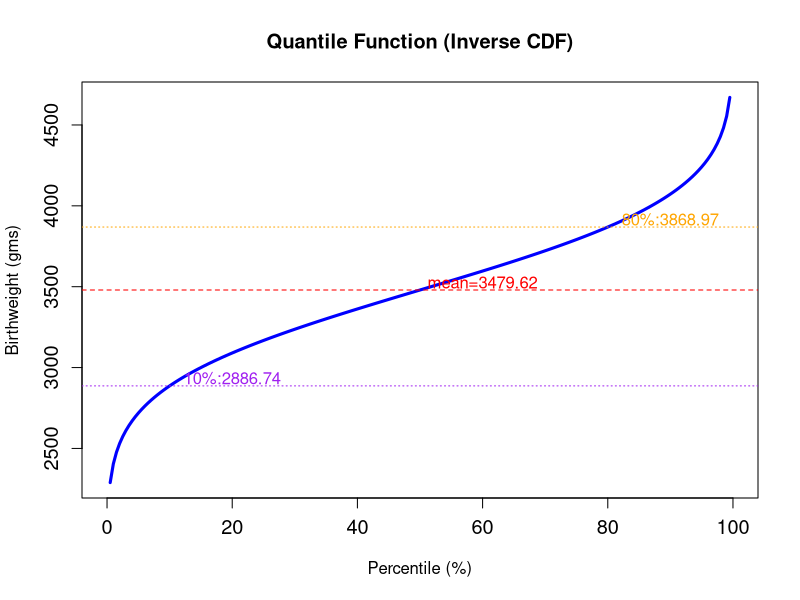
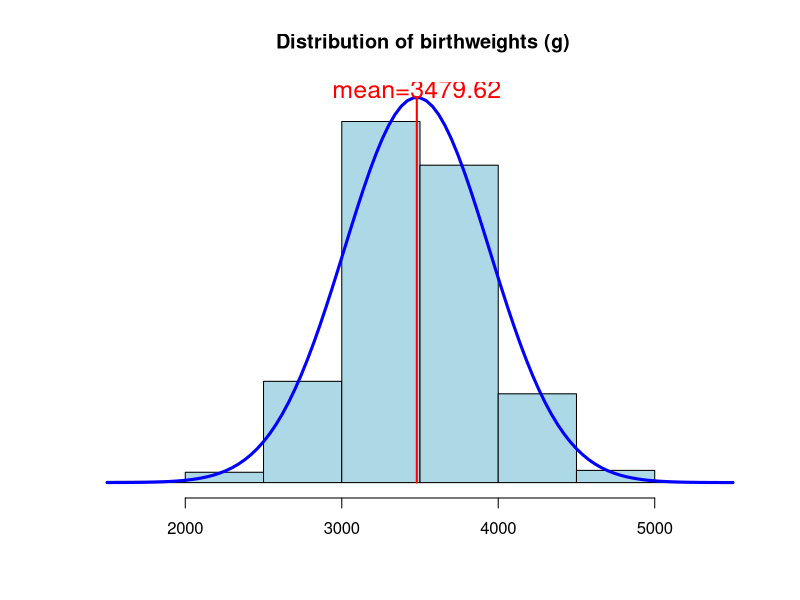
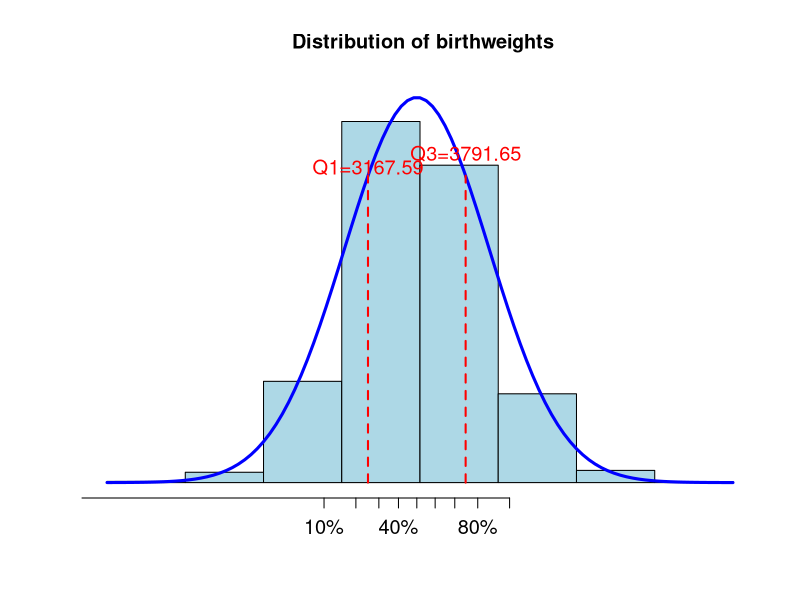
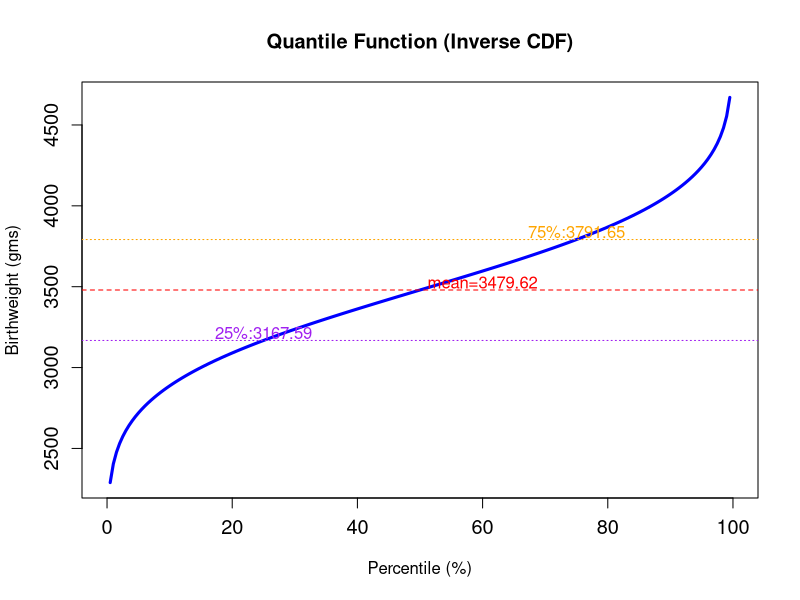

R code for these plots, in order:
# For slides p52 p60 p66: density and percentile plots of birthweight - Birthweight example
# Output: babyweight_hist.png, babyweight_IQR.png, babyweight_percentiles.png, babyweight_percentiles_Q.png

# Example adapted from David Spiegelhalter's "The Art of Statistics"
# The data are for 1,096,277 full-term births to non-hispanic white women in the United States for 2013, and are taken from Table 23 of [http://www.cdc.gov/nchs/data/nvsr/nvsr64/nvsr64_01.pdf](http://www.cdc.gov/nchs/data/nvsr/nvsr64/nvsr64_01.pdf),



# 设置工作目录，确保后续文件路径正确
setwd("D:/GitHub/DataAnalysisIntro(Public)/")


# 1. 数据准备：分组区间、中点、每组人数、总人数、直方图面积
weights = c(1500, 2000, 2500, 3000, 3500, 4000, 4500, 5000)  # 分组下界
mids = weights + 250  # 每组中点
n = c(5+48+308+1130, 12679, 124209, 442891, 389275, 108886, 14936, 1345)  # 各组人数
N = sum(n)  # 总人数
area = N * 500  # 直方图总面积（人数*组宽）



# 2. 低出生体重儿数量及比例（<2500g）
lbw = sum(n[1:2])
lbw.percent = 100 * lbw / N  # 约1.3%

birth.mean=sum(n*mids/N)
birth.sd=sqrt( sum(n*(mids-birth.mean)^2)/N)

# 3. 计算总体均值和标准差（可用Sheppard修正，这里未用）
birth.mean = sum(n * mids / N)
birth.sd = sqrt(sum(n * (mids - birth.mean)^2) / N)


# 4. 用正态分布近似估算低体重儿比例
lbw.est = 100 * pnorm(2500, birth.mean, birth.sd)  # 约1.7%，与实际接近

xw = 2910  
pnorm(xw, birth.mean,birth.sd)

# 5. 计算25%和75%分位点，以及某一体重的累积概率
qnorm(0.25, birth.mean, birth.sd)
qnorm(0.75, birth.mean, birth.sd)
xw = 2910
pnorm(xw, birth.mean, birth.sd)


### 6. 计算四分位距（IQR）
q1 <- qnorm(0.25, birth.mean, birth.sd)
q3 <- qnorm(0.75, birth.mean, birth.sd)
IQR <- q3 - q1


# 7. 绘图参数设置
par(mfrow=c(2,2))
xrange <- c(1500, 5500)  # x轴范围
yrange <- range(c(n, area * dnorm(birth.mean, birth.mean, birth.sd), 0))  # y轴范围
scale = 3
par(mar = c(5, 0, 1, 0) + 0.1)

### modified

# 8. 绘制分位数函数（逆累积分布函数），展示不同概率下的出生体重
png("Output/Lec2/babyweight_percentiles.png", width=500, height=500)

# 百分数分位数函数图
p_seq <- seq(0, 1, length.out=200)
x_seq <- qnorm(p_seq, birth.mean, birth.sd)
plot(p_seq*100, x_seq, type="l", lwd=3, col="blue", xlab="Percentile (%)", ylab="Birthweight (gms)", main="Quantile Function (Inverse CDF)", cex.axis=1.2)
# 标注均值和常用分位点
abline(h=birth.mean, col="red", lty=2)
text(60, birth.mean+50, paste0('mean=', round(birth.mean, 2)), col="red", cex=1)
q10 <- qnorm(0.10, birth.mean, birth.sd)
q80 <- qnorm(0.80, birth.mean, birth.sd)
abline(h=q10, col="purple", lty=3)
abline(h=q80, col="orange", lty=3)
text(20, q10+50, paste0("10%:", round(q10, 2)), col="purple", cex=1)
text(90, q80+50, paste0("80%:", round(q80, 2)), col="orange", cex=1)
dev.off()





# 9. 绘制出生体重分布的直方图和正态密度曲线
png("Output/Lec2/babyweight_hist.png", width=500, height=500)
plot(xrange, yrange, type = "n", xlab = "", ylab = "",
     bty="n", axes=F, main=" Distribution of birthweights (g)", cex=scale)
axis(1, cex=scale)
# 绘制直方图
rect(weights, 0, weights + 500, n, col = "lightblue")
# 叠加正态分布密度曲线
curve(area * dnorm(x, birth.mean, birth.sd), min(xrange), max(xrange), add = TRUE, lwd=3, col="blue")
# 标注均值位置
x_mean <- birth.mean
y_mean <- area * dnorm(x_mean, birth.mean, birth.sd)
lines(c(x_mean, x_mean), c(0, y_mean), col = "red", lwd = 2)
text(x_mean, y_mean + 10000, paste0('mean=', round(x_mean,2)), col = "red", cex = 1.5)
dev.off()




# 10. 绘制带分位点标注的出生体重分布图，x轴为分位点
png("Output/Lec2/babyweight_IQR.png", width=500, height=500)
plot(xrange, yrange, type = "n", xlab = "", ylab = "",
     bty="n", axes=F, main=" Distribution of birthweights", cex=scale)
# 计算常用百分位对应的体重
percentiles <- seq(0, 100, by=10)
percentile_weights <- qnorm(percentiles/100, birth.mean, birth.sd)
# 画x轴为体重，但标签为百分位
axis(1, at=percentile_weights, labels=paste0(percentiles, "%"), cex.axis=1.2)
# 绘制直方图和正态密度曲线
rect(weights, 0, weights + 500, n, col = "lightblue")
curve(area * dnorm(x, birth.mean, birth.sd), min(xrange), max(xrange), add = TRUE, lwd=3, col="blue")
# 标注Q1和Q3位置
q1 <- qnorm(0.25, birth.mean, birth.sd)
q3 <- qnorm(0.75, birth.mean, birth.sd)
yq1 <- area * dnorm(q1, birth.mean, birth.sd)
yq3 <- area * dnorm(q3, birth.mean, birth.sd)
lines(c(q1, q1), c(0, yq1), col = "red", lwd = 2, lty = 2)
lines(c(q3, q3), c(0, yq3), col = "red", lwd = 2, lty = 2)
text(q1, yq1 + 10000, paste0('Q1=', round(q1, 2)), col = "red", cex = 1.2)
text(q3, yq3 + 27000, paste0('Q3=', round(q3, 2)), col = "red", cex = 1.2)
dev.off()



# 11. 再次绘制分位数函数，标注Q1和Q3
png("Output/Lec2/babyweight_percentiles_Q.png", width=500, height=500)

# 百分数分位数函数图（Q1、Q3标注）
p_seq <- seq(0, 1, length.out=200)
x_seq <- qnorm(p_seq, birth.mean, birth.sd)
plot(p_seq*100, x_seq, type="l", lwd=3, col="blue", xlab="Percentile (%)", ylab="Birthweight (gms)", main="Quantile Function (Inverse CDF)", cex.axis=1.2)
# 标注均值和常用分位点
abline(h=birth.mean, col="red", lty=2)
text(60, birth.mean+50, paste0('mean=', round(birth.mean, 2)), col="red", cex=1)
q1 <- qnorm(0.25, birth.mean, birth.sd)
q3 <- qnorm(0.75, birth.mean, birth.sd)
abline(h=q1, col="purple", lty=3)
abline(h=q3, col="orange", lty=3)
text(25, q1+50, paste0("25%:", round(q1, 2)), col="purple", cex=1)
text(75, q3+50, paste0("75%:", round(q3, 2)), col="orange", cex=1)
dev.off()